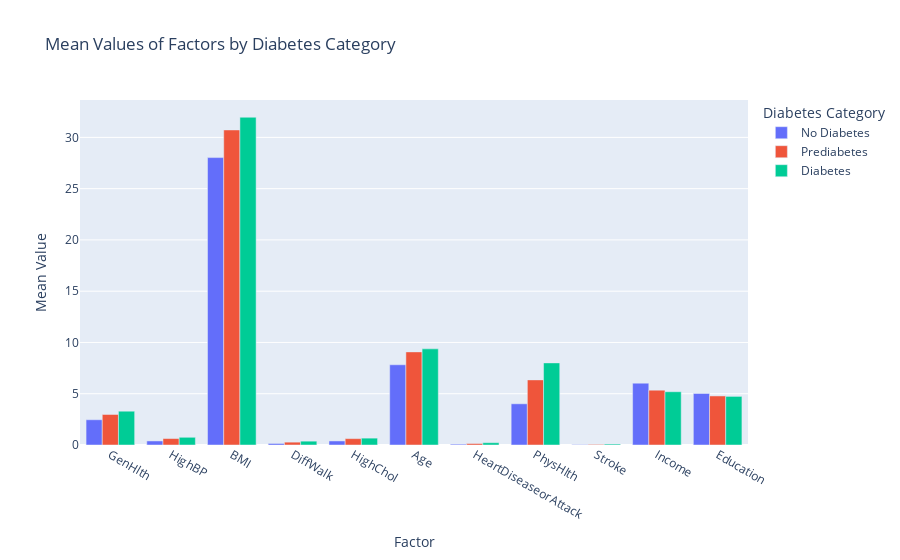

The cell this chart's notebook holds for it:
### Markdown cell above
The variables that have a higher positive correlation with Diabetes are General Health (the lower General Health, the higher propension to Diabetes due to how the General Health variable is constructed), High Blood Pressure, BMI, Difficulties Walking, High Cholesterol, Age, having suffered a Heart Disease or Attack, Physical Health and having suffered a Stroke.
The negative correlations are low, but are related to Income and Education.

### Code cell
#Factors that influence having diabetes and prediabetes (the principal ones)

unique_values = df['Diabetes_012'].unique()

df['Diabetes_012'] = df['Diabetes_012'].astype(int)

means_df = df.groupby('Diabetes_012')[factors].mean().reset_index()

melted_means_df = means_df.melt(id_vars='Diabetes_012', value_vars=factors, var_name='Factor', value_name='Mean')

diabetes_class_labels = {0: 'No Diabetes', 1: 'Prediabetes', 2: 'Diabetes'}
melted_means_df['Diabetes_012'] = melted_means_df['Diabetes_012'].map(diabetes_class_labels)

fig = px.bar(melted_means_df, x='Factor', y='Mean', color='Diabetes_012', barmode='group',
             title='Mean Values of Factors by Diabetes Category',
             labels={'Mean': 'Mean Value', 'Factor': 'Factor', 'Diabetes_012': 'Diabetes Category'},
             color_discrete_map={'No Diabetes': '#636EFA', 'Prediabetes': '#EF553B', 'Diabetes': '#00CC96'})
fig.show()

### Figure 1 — Plotly figure (JSON) as saved in the notebook; plotly's stock layout.template omitted (floating-point values rounded to 4 significant figures)
{"data": [{"alignmentgroup": "True", "hovertemplate": "Diabetes Category=No Diabetes<br>Factor=%{x}<br>Mean Value=%{y}<extra></extra>", "legendgroup": "No Diabetes", "marker": {"color": "#636EFA", "pattern": {"shape": ""}}, "name": "No Diabetes", "offsetgroup": "No Diabetes", "orientation": "v", "showlegend": true, "textposition": "auto", "type": "bar", "x": ["GenHlth", "HighBP", "BMI", "DiffWalk", "HighChol", "Age", "HeartDiseaseorAttack", "PhysHlth", "Stroke", "Income", "Education"], "xaxis": "x", "y": [2.464, 0.3952, 28.03, 0.1485, 0.3953, 7.824, 0.07996, 4.019, 0.03552, 6.032, 5.03], "yaxis": "y"}, {"alignmentgroup": "True", "hovertemplate": "Diabetes Category=Prediabetes<br>Factor=%{x}<br>Mean Value=%{y}<extra></extra>", "legendgroup": "Prediabetes", "marker": {"color": "#EF553B", "pattern": {"shape": ""}}, "name": "Prediabetes", "offsetgroup": "Prediabetes", "orientation": "v", "showlegend": true, "textposition": "auto", "type": "bar", "x": ["GenHlth", "HighBP", "BMI", "DiffWalk", "HighChol", "Age", "HeartDiseaseorAttack", "PhysHlth", "Stroke", "Income", "Education"], "xaxis": "x", "y": [2.976, 0.6291, 30.73, 0.2776, 0.6209, 9.082, 0.1434, 6.351, 0.05725, 5.351, 4.784], "yaxis": "y"}, {"alignmentgroup": "True", "hovertemplate": "Diabetes Category=Diabetes<br>Factor=%{x}<br>Mean Value=%{y}<extra></extra>", "legendgroup": "Diabetes", "marker": {"color": "#00CC96", "pattern": {"shape": ""}}, "name": "Diabetes", "offsetgroup": "Diabetes", "orientation": "v", "showlegend": true, "textposition": "auto", "type": "bar", "x": ["GenHlth", "HighBP", "BMI", "DiffWalk", "HighChol", "Age", "HeartDiseaseorAttack", "PhysHlth", "Stroke", "Income", "Education"], "xaxis": "x", "y": [3.296, 0.7523, 31.96, 0.3737, 0.6695, 9.376, 0.2238, 8.008, 0.09311, 5.196, 4.74], "yaxis": "y"}], "layout": {"barmode": "group", "legend": {"title": {"text": "Diabetes Category"}, "tracegroupgap": 0}, "title": {"text": "Mean Values of Factors by Diabetes Category"}, "xaxis": {"anchor": "y", "domain": [0, 1], "title": {"text": "Factor"}}, "yaxis": {"anchor": "x", "domain": [0, 1], "title": {"text": "Mean Value"}}}}
